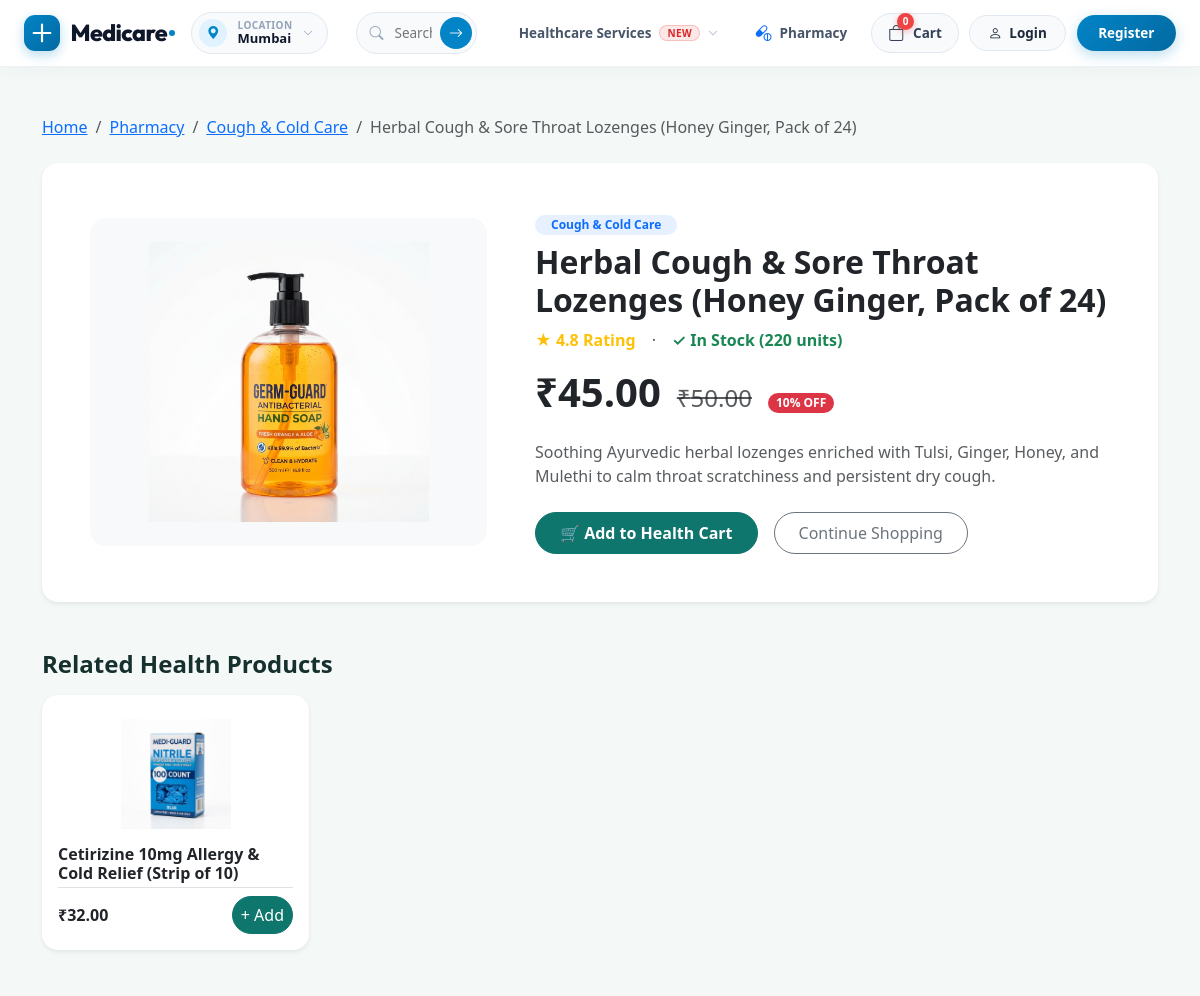
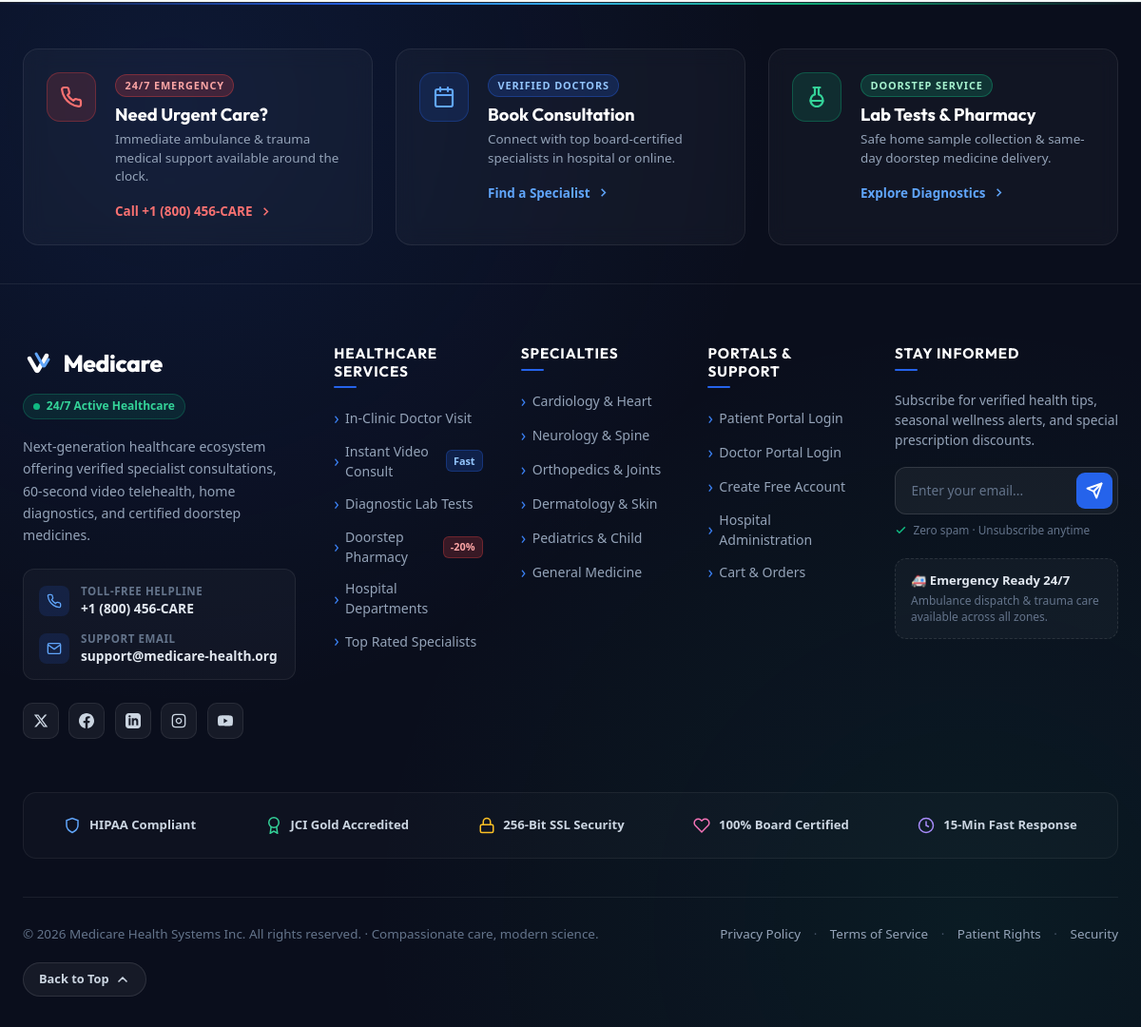
The page /pharmacy/15/ on the database its author committed (2 pictures, top to bottom).
### corepages/models.py (models this page shows, shortened)
class Product(models.Model):
    category = models.ForeignKey(ProductCategory, on_delete=models.SET_NULL, null=True, blank=True, related_name='products')
    name = models.CharField(max_length=200)
    slug = models.SlugField(max_length=220, unique=True, blank=True)
    description = models.TextField(blank=True)
    price = models.DecimalField(max_digits=8, decimal_places=2)
    discount_percent = models.PositiveIntegerField(default=0, help_text="Discount percentage, e.g. 20 for 20% off")
    stock = models.PositiveIntegerField(default=50, help_text="Current available inventory")
    image = models.ImageField(upload_to='products/', null=True, blank=True)
    image_url_fallback = models.CharField(max_length=255, blank=True, help_text="Static image path fallback")
    rating = models.DecimalField(max_digits=3, decimal_places=1, default=4.5)
    is_active = models.BooleanField(default=True)
    created_at = models.DateTimeField(auto_now_add=True)
    class Meta:
        ordering = ['-created_at']
    @property
    def effective_price(self):
        if self.discount_percent > 0:
            discount = (self.price * Decimal(self.discount_percent)) / Decimal(100)
            return round(self.price - discount, 2)
        return self.price
    def is_in_stock(self):
        return self.stock > 0

class ProductCategory(models.Model):
    name = models.CharField(max_length=100, unique=True)
    slug = models.SlugField(max_length=120, unique=True, blank=True)
    description = models.TextField(blank=True)
    is_active = models.BooleanField(default=True)
    class Meta:
        verbose_name_plural = 'Product Categories'
        ordering = ['name']

### corepages/views.py (the view)
# urls.py: path('pharmacy/<int:pk>/', views.product_detail, name='product_detail'),
def product_detail(request, pk):
    product = get_object_or_404(Product, pk=pk, is_active=True)
    related_products = Product.objects.filter(
        category=product.category,
        is_active=True
    ).exclude(pk=product.pk)[:4]
    return render(request, 'corepages/product_detail.html', {
        'product': product,
        'related_products': related_products,
    })

### templates/corepages/product_detail.html (shortened to what this page needs)
{% extends 'base.html' %}
{% load static %}
{% block content %}
<div class="container py-5">
  <nav aria-label="breadcrumb" class="mb-4">
    <ol class="breadcrumb">
      <li class="breadcrumb-item"><a href="{% url 'core:home' %}">Home</a></li>
      <li class="breadcrumb-item"><a href="{% url 'core:pharmacy_list' %}">Pharmacy</a></li>
      {% if product.category %}
        <li class="breadcrumb-item"><a href="{% url 'core:pharmacy_list' %}?category={{ product.category.slug }}">{{ product.category.name }}</a></li>
      {% endif %}
      <li class="breadcrumb-item active" aria-current="page">{{ product.name }}</li>
    </ol>
  </nav>
  <div class="card border-0 shadow-sm rounded-4 p-4 p-md-5 bg-white mb-5">
    <div class="row g-5 align-items-center">
      <div class="col-md-5 text-center">
        <div class="p-4 rounded-4 bg-light d-flex align-items-center justify-content-center" style="min-height: 320px;">
          <img src="{% if product.image %}{{ product.image.url }}{% elif product.image_url_fallback %}{{ product.image_url_fallback }}{% else %}{% static 'images/prod_1.jpg' %}{% endif %}" alt="{{ product.name }}" style="max-height: 280px; max-width: 100%; object-fit: contain;">
        </div>
      </div>
      <div class="col-md-7">
        <span class="badge bg-primary bg-opacity-10 text-primary rounded-pill px-3 py-1 fw-bold mb-2">
          {{ product.category.name|default:"General Health" }}
        </span>
        <h2 class="fw-bold text-dark mb-2">{{ product.name }}</h2>
        <div class="d-flex align-items-center gap-3 mb-3">
          <span class="text-warning fw-bold">★ {{ product.rating }} Rating</span>
          <span class="text-muted">&middot;</span>
          {% if product.is_in_stock %}
            <span class="text-success fw-semibold">✓ In Stock ({{ product.stock }} units)</span>
          {% else %}
            <span class="text-danger fw-semibold">✕ Out of Stock</span>
          {% endif %}
        </div>
        <div class="d-flex align-items-baseline gap-3 mb-4">
          <span class="display-6 fw-bold text-dark">₹{{ product.effective_price }}</span>
          {% if product.discount_percent > 0 %}
            <span class="fs-4 text-muted text-decoration-line-through">₹{{ product.price }}</span>
            <span class="badge bg-danger rounded-pill px-2 py-1">{{ product.discount_percent }}% OFF</span>
          {% endif %}
        </div>
        <p class="text-muted mb-4">{{ product.description }}</p>
        <div class="d-flex align-items-center gap-3">
          {% if product.is_in_stock %}
            <button type="button" class="btn btn-primary rounded-pill px-4 py-2 fw-semibold fs-6" onclick="addToCart({{ product.pk }}, '{{ product.name|escapejs }}', {{ product.effective_price }})">
              🛒 Add to Health Cart
            </button>
          {% else %}
            <button type="button" class="btn btn-secondary rounded-pill px-4 py-2" disabled>
              Temporarily Unavailable
            </button>
          {% endif %}
          <a href="{% url 'core:pharmacy_list' %}" class="btn btn-outline-secondary rounded-pill px-4 py-2">
            Continue Shopping
          </a>
        </div>
      </div>
    </div>
  </div>
  {% if related_products %}
    <h4 class="fw-bold mb-3">Related Health Products</h4>
    <div class="row g-3">
      {% for rel in related_products %}
        <div class="col-sm-6 col-md-3">
          <div class="card h-100 border-0 shadow-sm rounded-4 p-3 bg-white d-flex flex-column">
            <div class="text-center py-2 mb-2">
              <a href="{% url 'core:product_detail' rel.pk %}">
                <img src="{% if rel.image %}{{ rel.image.url }}{% elif rel.image_url_fallback %}{{ rel.image_url_fallback }}{% else %}{% static 'images/prod_1.jpg' %}{% endif %}" alt="{{ rel.name }}" style="max-height: 110px; object-fit: contain;">
              </a>
            </div>
            <h6 class="fw-bold mb-1 flex-grow-1">
              <a href="{% url 'core:product_detail' rel.pk %}" class="text-dark text-decoration-none">{{ rel.name }}</a>
            </h6>
            <div class="d-flex align-items-center justify-content-between pt-2 border-top">
              <span class="fw-bold text-dark">₹{{ rel.effective_price }}</span>
              <button type="button" class="btn btn-xs btn-primary rounded-pill px-2" onclick="addToCart({{ rel.pk }}, '{{ rel.name|escapejs }}', {{ rel.effective_price }})">
                + Add
              </button>
            </div>
          </div>
        </div>
      {% endfor %}
    </div>
  {% endif %}
</div>
{% endblock %}

### static/css/medicare.css (style rules this page uses)
:root { --mc-font-display: 'Outfit', -apple-system, BlinkMacSystemFont, sans-serif; --mc-font-sans: 'Plus Jakarta Sans', -apple-system, BlinkMacSystemFont, sans-serif; --mc-navy: #11162b; --mc-navy-dark: #0c1020; --mc-navy-card: #161c33; --mc-navy-light: #232b4b; --mc-text-dark: #121829; --mc-text-muted: #64748b; --mc-pastel-yellow: #fcf198; --mc-pastel-mint: #c5f3d8; --mc-pastel-pink: #f4d0e2; --mc-pastel-blue: #b8d6fc; --mc-lab-peach: #feeae0; --mc-lab-mint: #e1f9ee; --mc-lab-yellow: #fff6d8; --mc-peach-btn: #f1c3be; --mc-lime: #ebff38; --mc-blue-accent: #2563eb; --mc-orange: #ff7a59; }
html { overflow-x: hidden; }
body { font-family: var(--mc-font-sans); color: var(--mc-text-dark); background-color: #ffffff; overflow-x: hidden; margin: 0; padding: 0; }

### static/css/style.css (style rules this page uses)
:root { --primary: #0f766e; --primary-dark: #0b5a54; --accent: #2563eb; --bg-soft: #f4f8f7; --text-dark: #16302d; }
body { background-color: var(--bg-soft); font-family: 'Segoe UI', Roboto, -apple-system, sans-serif; color: var(--text-dark); }
.btn-primary { background-color: var(--primary); border-color: var(--primary); }

### rows shown on the page
Product: category.name "Cough & Cold Care", name "Herbal Cough & Sore Throat Lozenges (Honey Ginger, Pack of 24)", image_url_fallback (picture), rating "4.8", stock "220", effective_price "45.00", price "50.00", discount_percent "10", description "Soothing Ayurvedic herbal lozenges enriched with Tulsi, Ginger, Honey, and Mulethi to calm throat scratchiness and persistent dry cough."
Product: image_url_fallback (picture), name "Cetirizine 10mg Allergy & Cold Relief (Strip of 10)", effective_price "32.00"
